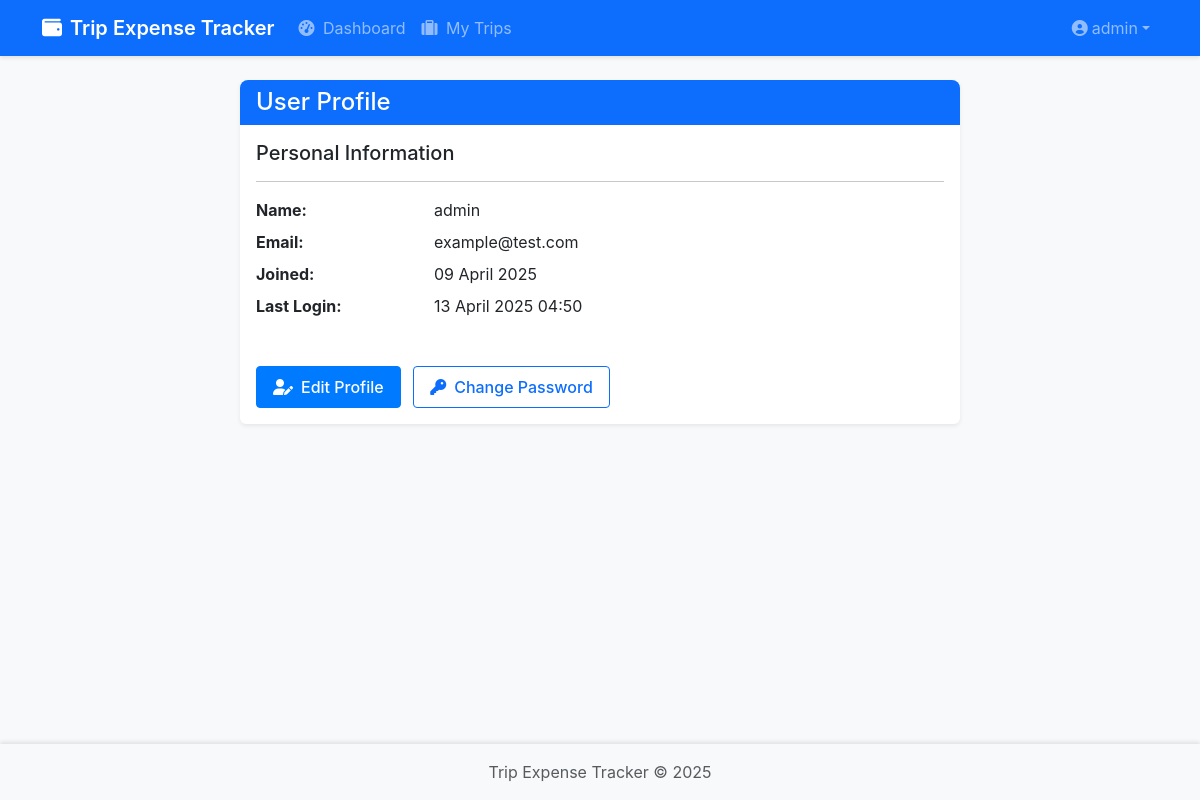
Before: /auth/profile (signed in) with the older database file.
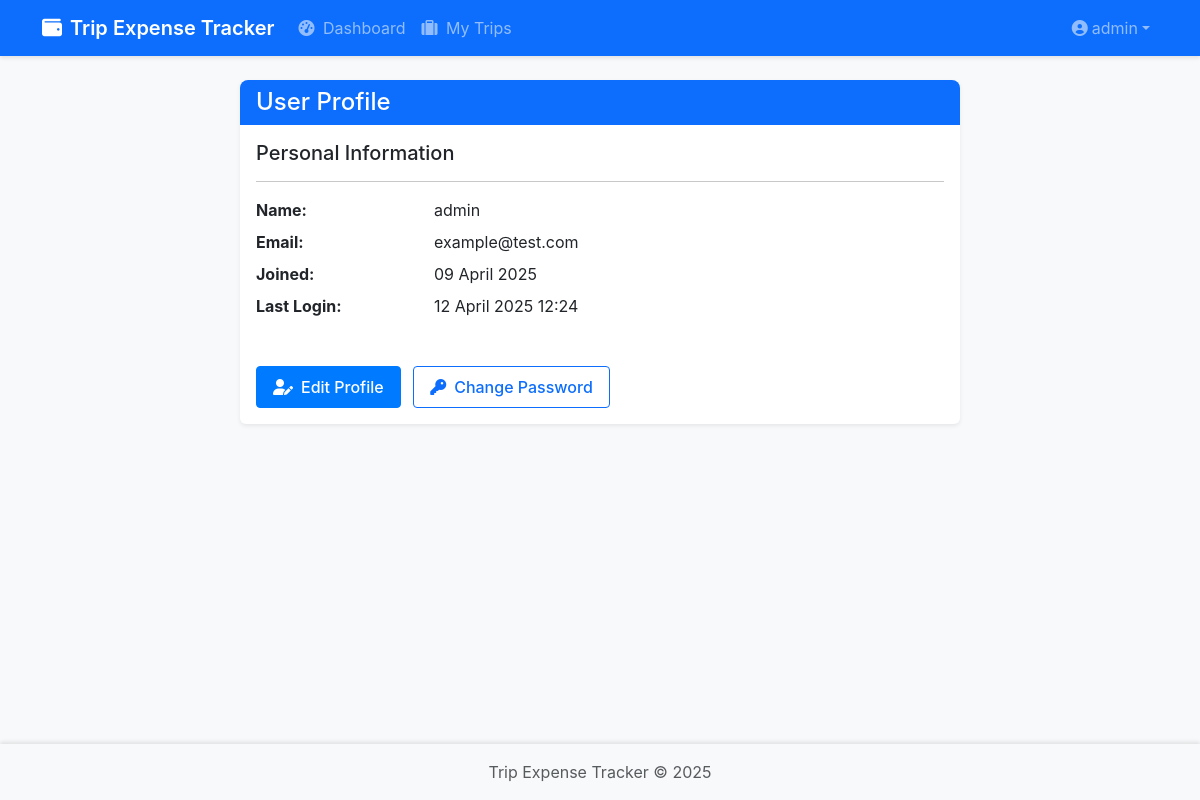
After: the same page with the newer database file.
### expense_tracker/backend/models/user.py (models this page shows, shortened)
class User(UserMixin, db.Model):
    id = db.Column(db.Integer, primary_key=True)
    email = db.Column(db.String(120), unique=True, nullable=False, index=True)
    name = db.Column(db.String(100), nullable=False)
    password_hash = db.Column(db.String(128))
    created_at = db.Column(db.DateTime, default=datetime.utcnow)
    last_seen = db.Column(db.DateTime, default=datetime.utcnow)
    is_admin = db.Column(db.Boolean, default=False)
    trips_created = db.relationship('Trip', backref='admin', lazy='dynamic', foreign_keys='Trip.admin_id')

### expense_tracker/backend/routes/auth.py (the view)
@bp.route('/profile')
@login_required
def profile():
    return render_template('auth/profile.html', user=current_user)

### expense_tracker/backend/templates/auth/profile.html (shortened to what this page needs)
{% extends "base.html" %}
{% block content %}
<div class="container mt-4">
    <div class="row">
        <div class="col-md-8 offset-md-2">
            <div class="card">
                <div class="card-header bg-primary text-white">
                    <h4 class="mb-0">User Profile</h4>
                </div>
                <div class="card-body">
                    <div class="row mb-4">
                        <div class="col-md-12">
                            <h5>Personal Information</h5>
                            <hr>
                            <dl class="row">
                                <dt class="col-sm-3">Name:</dt>
                                <dd class="col-sm-9">{{ user.name }}</dd>
                                <dt class="col-sm-3">Email:</dt>
                                <dd class="col-sm-9">{{ user.email }}</dd>
                                <dt class="col-sm-3">Joined:</dt>
                                <dd class="col-sm-9">{{ user.created_at.strftime('%d %B %Y') }}</dd>
                                <dt class="col-sm-3">Last Login:</dt>
                                <dd class="col-sm-9">{{ user.last_seen.strftime('%d %B %Y %H:%M') if user.last_seen else 'Not available' }}</dd>
                            </dl>
                        </div>
                    </div>
                    <div class="row mt-4">
                        <div class="col-md-12">
                            <a href="{{ url_for('auth.edit_profile') }}" class="btn btn-primary">
                                <i class="fas fa-user-edit me-2"></i>Edit Profile
                            </a>
                            <a href="{{ url_for('auth.change_password') }}" class="btn btn-outline-primary ms-2">
                                <i class="fas fa-key me-2"></i>Change Password
                            </a>
                        </div>
                    </div>
                </div>
            </div>
        </div>
    </div>
</div>
{% endblock %}

### expense_tracker/backend/templates/base.html (shortened to what this page needs)
<!DOCTYPE html>
<html lang="en">
<head>
    <link href="https://cdn.jsdelivr.net/npm/bootstrap@5.3.0-alpha1/dist/css/bootstrap.min.css" rel="stylesheet">
    <link rel="stylesheet" href="https://cdnjs.cloudflare.com/ajax/libs/font-awesome/6.0.0/css/all.min.css">
    <link rel="stylesheet" href="{{ url_for('static', filename='css/style.css') }}">
</head>
<body class="d-flex flex-column min-vh-100">
    <nav class="navbar navbar-expand-lg navbar-dark bg-primary sticky-top">
        <div class="container">
            <a class="navbar-brand d-flex align-items-center" href="{{ url_for('main.index') }}">
                <i class="fas fa-wallet me-2"></i>
                <span class="d-none d-sm-inline">Trip Expense Tracker</span>
            </a>
            <div class="collapse navbar-collapse" id="navbarNav">
                <ul class="navbar-nav me-auto">
                    {% if current_user.is_authenticated %}
                    <li class="nav-item">
                        <a class="nav-link" href="{{ url_for('main.dashboard') }}">
                            <i class="fas fa-tachometer-alt me-1"></i>
                            <span>Dashboard</span>
                        </a>
                    </li>
                    <li class="nav-item">
                        <a class="nav-link" href="{{ url_for('trips.list_trips') }}">
                            <i class="fas fa-suitcase me-1"></i>
                            <span>My Trips</span>
                        </a>
                    </li>
                    {% endif %}
                </ul>
                <ul class="navbar-nav">
                    {% if current_user.is_authenticated %}
                    <li class="nav-item dropdown">
                        <a class="nav-link dropdown-toggle d-flex align-items-center" href="#" id="userDropdown" role="button" data-bs-toggle="dropdown">
                            <i class="fas fa-user-circle me-1"></i>
                            <span class="d-none d-sm-inline">{{ current_user.name }}</span>
                        </a>
                    </li>
                    {% endif %}
                </ul>
            </div>
        </div>
    </nav>
    <main class="flex-shrink-0">
        <div class="container mt-4">
            {% block content %}{% endblock %}
        </div>
    </main>
    <footer class="footer mt-auto py-3 bg-light">
        <div class="container text-center">
            <span class="text-muted">Trip Expense Tracker &copy; 2025</span>
        </div>
    </footer>
</body>
</html>

Changed rows visible on the page:
changed User "admin": last_seen "13 April 2025 04:50" → "12 April 2025 12:24"
